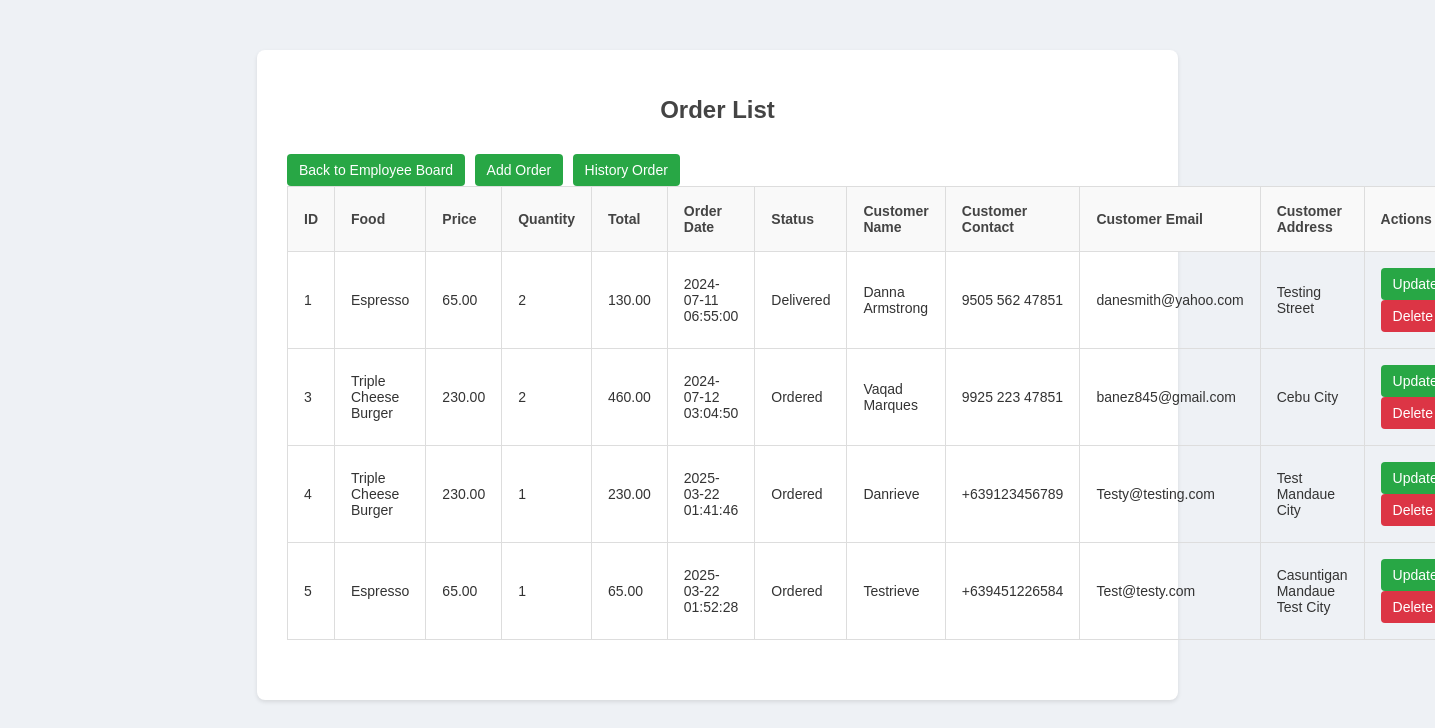
The app's page /food-order/admin/page2.php with its own data.
### tables this page shows
CREATE TABLE `tbl_order` (
  `id` int(10) UNSIGNED NOT NULL,
  `food` varchar(150) NOT NULL,
  `price` decimal(10,2) NOT NULL,
  `qty` int(11) NOT NULL,
  `total` decimal(10,2) NOT NULL,
  `order_date` datetime NOT NULL,
  `status` varchar(50) NOT NULL,
  `customer_name` varchar(150) NOT NULL,
  `customer_contact` varchar(20) NOT NULL,
  `customer_email` varchar(150) NOT NULL,
  `customer_address` varchar(255) NOT NULL
);

### food-order/admin/page2.php (the view, shortened to what this page needs)
<?php
$servername = "localhost";
$username = "root";
$password = "";
$dbname = "food-order";
$conn = new mysqli($servername, $username, $password, $dbname);
$sql = "SELECT * FROM tbl_order";
$result = $conn->query($sql);
?>
<!DOCTYPE html>
<html lang="en">
<head>
    <link rel="stylesheet" href="../css/employee.css">
</head>
<body>
    <div class="container">
        <h1>Order List</h1>
        <a class='btn-secondary' href='employee-dashboard.php?id={$row['id']}'>Back to Employee Board</a>
        <a class='btn-secondary' href='employee-add-order.php?id={$row['id']}'>Add Order</a>
        <a class='btn-secondary' href='history.php?id={$row['id']}'>History Order</a>
        <table>
            <tr>
                <th>ID</th>
                <th>Food</th>
                <th>Price</th>
                <th>Quantity</th>
                <th>Total</th>
                <th>Order Date</th>
                <th>Status</th>
                <th>Customer Name</th>
                <th>Customer Contact</th>
                <th>Customer Email</th>
                <th>Customer Address</th>
                <th>Actions</th>
            </tr>
            <?php
            if ($result->num_rows > 0) {
                while($row = $result->fetch_assoc()) {
                    echo "<tr>
                            <td>{$row['id']}</td>
                            <td>{$row['food']}</td>
                            <td>{$row['price']}</td>
                            <td>{$row['qty']}</td>
                            <td>{$row['total']}</td>
                            <td>{$row['order_date']}</td>
                            <td>{$row['status']}</td>
                            <td>{$row['customer_name']}</td>
                            <td>{$row['customer_contact']}</td>
                            <td>{$row['customer_email']}</td>
                            <td>{$row['customer_address']}</td>
                            <td>
                                <a class='btn-secondary' href='employee-update-order.php?id={$row['id']}'>Update</a>
                                <a class='btn-danger' href='employee-delete-order.php?id={$row['id']}'>Delete</a>
                            </td>
                          </tr>";
                }
            } else {
                echo "<tr><td colspan='12'>No orders found</td></tr>";
            }
            ?>
        </table>
    </div>
</body>
</html>

### food-order/css/employee.css (style rules this page uses)
body { font-family: Arial, sans-serif; background-color: #eef1f5; color: #333; margin: 0; padding: 0; }
.container { width: 60%; margin: 50px auto; background: #fff; padding: 30px; box-shadow: 0 2px 4px rgba(0, 0, 0, 0.1); border-radius: 8px; }
h1 { text-align: center; color: #444; margin-bottom: 30px; font-size: 24px; font-weight: 600; }
table { width: 100%; border-collapse: collapse; margin-bottom: 30px; }
table, th, td { border: 1px solid #ddd; }
th, td { padding: 16px; text-align: left; font-size: 14px; }
th { background-color: #f9f9f9; color: #444; }
.btn-secondary, .btn-danger { display: inline-block; padding: 8px 12px; border-radius: 4px; text-decoration: none; font-size: 14px; margin-right: 5px; text-align: center; }
.btn-secondary { background-color: #28a745; color: white; transition: background-color 0.3s ease; }
.btn-danger { background-color: #dc3545; color: white; transition: background-color 0.3s ease; }

### records on screen
tbl_order: id "1", food "Espresso", price "65.00", qty "2", total "130.00", order_date "2024-07-11 06:55:00", status "Delivered", customer_name "Danna Armstrong", customer_contact "9505 562 47851", customer_email "danesmith@yahoo.com", customer_address "Testing Street"
tbl_order: id "3", food "Triple Cheese Burger", price "230.00", qty "2", total "460.00", order_date "2024-07-12 03:04:50", status "Ordered", customer_name "Vaqad Marques", customer_contact "9925 223 47851", customer_email "banez845@gmail.com", customer_address "Cebu City"
tbl_order: id "4", food "Triple Cheese Burger", price "230.00", qty "1", total "230.00", order_date "2025-03-22 01:41:46", status "Ordered", customer_name "Danrieve", customer_contact "+639123456789", customer_email "Testy@testing.com", customer_address "Test Mandaue City"
tbl_order: id "5", food "Espresso", price "65.00", qty "1", total "65.00", order_date "2025-03-22 01:52:28", status "Ordered", customer_name "Testrieve", customer_contact "+639451226584", customer_email "Test@testy.com", customer_address "Casuntigan Mandaue Test City"
